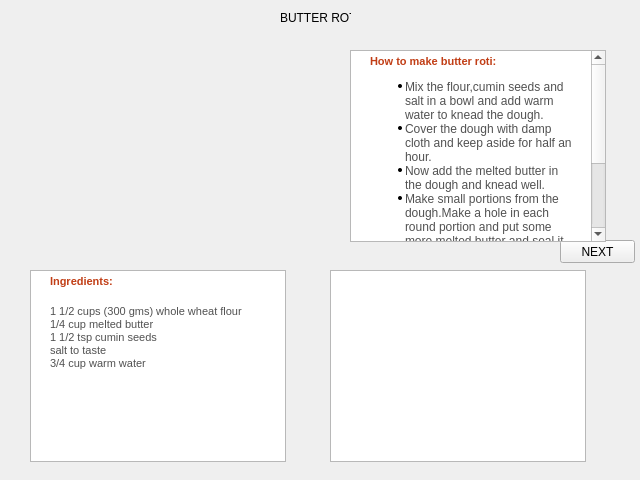
<?xml version="1.0" encoding="UTF-8"?>
<ui version="4.0">
 <class>Roti1</class>
 <widget class="QWidget" name="Roti1">
  <property name="geometry">
   <rect>
    <x>0</x>
    <y>0</y>
    <width>640</width>
    <height>480</height>
   </rect>
  </property>
  <property name="windowTitle">
   <string>Form</string>
  </property>
  <widget class="QPushButton" name="pushButton">
   <property name="geometry">
    <rect>
     <x>560</x>
     <y>240</y>
     <width>75</width>
     <height>23</height>
    </rect>
   </property>
   <property name="text">
    <string>NEXT</string>
   </property>
  </widget>
  <widget class="QLabel" name="label">
   <property name="geometry">
    <rect>
     <x>280</x>
     <y>10</y>
     <width>71</width>
     <height>16</height>
    </rect>
   </property>
   <property name="text">
    <string>BUTTER ROTi</string>
   </property>
  </widget>
  <widget class="QLabel" name="label_2">
   <property name="geometry">
    <rect>
     <x>30</x>
     <y>40</y>
     <width>281</width>
     <height>201</height>
    </rect>
   </property>
   <property name="text">
    <string/>
   </property>
   <property name="pixmap">
    <pixmap>../../Required Images/buuetr.jpg</pixmap>
   </property>
  </widget>
  <widget class="QTextBrowser" name="textBrowser">
   <property name="geometry">
    <rect>
     <x>30</x>
     <y>270</y>
     <width>256</width>
     <height>192</height>
    </rect>
   </property>
   <property name="html">
    <string>&lt;!DOCTYPE HTML PUBLIC &quot;-//W3C//DTD HTML 4.0//EN&quot; &quot;http://www.w3.org/TR/REC-html40/strict.dtd&quot;&gt;
&lt;html&gt;&lt;head&gt;&lt;meta name=&quot;qrichtext&quot; content=&quot;1&quot; /&gt;&lt;style type=&quot;text/css&quot;&gt;
p, li { white-space: pre-wrap; }
&lt;/style&gt;&lt;/head&gt;&lt;body style=&quot; font-family:'MS Shell Dlg 2'; font-size:8.25pt; font-weight:400; font-style:normal;&quot;&gt;
&lt;p style=&quot; margin-top:0px; margin-bottom:0px; margin-left:15px; margin-right:5px; -qt-block-indent:0; text-indent:0px; background-color:#ffffff;&quot;&gt;&lt;span style=&quot; font-family:'VERDANA,Arial'; font-size:8pt; font-weight:600; color:#c13e16; background-color:#ffffff;&quot;&gt;Ingredients:&lt;/span&gt;&lt;span style=&quot; font-family:'Times New Roman'; font-size:8pt; color:#000000; background-color:#ffffff;&quot;&gt; &lt;/span&gt;&lt;/p&gt;
&lt;table border=&quot;0&quot; style=&quot; margin-top:0px; margin-bottom:0px; margin-left:0px; margin-right:0px;&quot; align=&quot;right&quot; cellspacing=&quot;2&quot; cellpadding=&quot;0&quot; bgcolor=&quot;#ffffff&quot;&gt;
&lt;tr&gt;
&lt;td&gt;&lt;/td&gt;
&lt;td width=&quot;30&quot;&gt;&lt;/td&gt;&lt;/tr&gt;&lt;/table&gt;
&lt;p style=&quot; margin-top:0px; margin-bottom:0px; margin-left:15px; margin-right:10px; -qt-block-indent:0; text-indent:0px; background-color:#ffffff;&quot;&gt;&lt;span style=&quot; font-family:'verdana,Arial'; font-size:8pt; color:#515151; background-color:#ffffff;&quot;&gt;1 1/2 cups (300 gms) whole wheat flour&lt;/span&gt;&lt;span style=&quot; font-family:'verdana,Arial'; font-size:8pt; color:#515151;&quot;&gt; &lt;br /&gt;1/4 cup melted butter &lt;br /&gt;1 1/2 tsp cumin seeds &lt;br /&gt;salt to taste &lt;br /&gt;3/4 cup warm water &lt;/span&gt;&lt;/p&gt;&lt;/body&gt;&lt;/html&gt;</string>
   </property>
  </widget>
  <widget class="QTextBrowser" name="textBrowser_2">
   <property name="geometry">
    <rect>
     <x>350</x>
     <y>50</y>
     <width>256</width>
     <height>192</height>
    </rect>
   </property>
   <property name="html">
    <string>&lt;!DOCTYPE HTML PUBLIC &quot;-//W3C//DTD HTML 4.0//EN&quot; &quot;http://www.w3.org/TR/REC-html40/strict.dtd&quot;&gt;
&lt;html&gt;&lt;head&gt;&lt;meta name=&quot;qrichtext&quot; content=&quot;1&quot; /&gt;&lt;style type=&quot;text/css&quot;&gt;
p, li { white-space: pre-wrap; }
&lt;/style&gt;&lt;/head&gt;&lt;body style=&quot; font-family:'MS Shell Dlg 2'; font-size:8.25pt; font-weight:400; font-style:normal;&quot;&gt;
&lt;p style=&quot; margin-top:0px; margin-bottom:0px; margin-left:15px; margin-right:5px; -qt-block-indent:0; text-indent:0px; background-color:#ffffff;&quot;&gt;&lt;span style=&quot; font-family:'VERDANA,Arial'; font-size:8pt; font-weight:600; color:#c13e16; background-color:#ffffff;&quot;&gt;How to make butter roti:&lt;/span&gt;&lt;/p&gt;
&lt;ul style=&quot;margin-top: 0px; margin-bottom: 0px; margin-left: 0px; margin-right: 0px; -qt-list-indent: 1;&quot;&gt;&lt;li style=&quot; font-family:'Verdana,Arial'; font-size:8pt; color:#515151;&quot; style=&quot; margin-top:12px; margin-bottom:0px; margin-left:10px; margin-right:10px; -qt-block-indent:0; text-indent:0px;&quot;&gt;&lt;span style=&quot; font-size:medium;&quot;&gt;Mix the flour,cumin seeds and salt in a bowl and add warm water to knead the dough.&lt;/span&gt;&lt;/li&gt;
&lt;li style=&quot; font-family:'Verdana,Arial'; font-size:8pt; color:#515151;&quot; style=&quot; margin-top:0px; margin-bottom:0px; margin-left:10px; margin-right:10px; -qt-block-indent:0; text-indent:0px;&quot;&gt;&lt;span style=&quot; font-size:medium;&quot;&gt;Cover the dough with damp cloth and keep aside for half an hour.&lt;/span&gt;&lt;/li&gt;
&lt;li style=&quot; font-family:'Verdana,Arial'; font-size:8pt; color:#515151;&quot; style=&quot; margin-top:0px; margin-bottom:0px; margin-left:10px; margin-right:10px; -qt-block-indent:0; text-indent:0px;&quot;&gt;&lt;span style=&quot; font-size:medium;&quot;&gt;Now add the melted butter in the dough and knead well.&lt;/span&gt;&lt;/li&gt;
&lt;li style=&quot; font-family:'Verdana,Arial'; font-size:8pt; color:#515151;&quot; style=&quot; margin-top:0px; margin-bottom:0px; margin-left:10px; margin-right:10px; -qt-block-indent:0; text-indent:0px;&quot;&gt;&lt;span style=&quot; font-size:medium;&quot;&gt;Make small portions from the dough.Make a hole in each round portion and put some more melted butter and seal it.&lt;/span&gt;&lt;/li&gt;
&lt;li style=&quot; font-family:'Verdana,Arial'; font-size:8pt; color:#515151;&quot; style=&quot; margin-top:0px; margin-bottom:0px; margin-left:10px; margin-right:10px; -qt-block-indent:0; text-indent:0px;&quot;&gt;&lt;span style=&quot; font-size:medium;&quot;&gt;Roll these balls a little,put some butter and again roll it to form rotis.&lt;/span&gt;&lt;/li&gt;
&lt;li style=&quot; font-family:'Verdana,Arial'; font-size:8pt; color:#515151;&quot; style=&quot; margin-top:0px; margin-bottom:0px; margin-left:10px; margin-right:10px; -qt-block-indent:0; text-indent:0px;&quot;&gt;&lt;span style=&quot; font-size:medium;&quot;&gt;Heat the tawa and cook these rotis by spreading butter on each side.Cook till its done&lt;/span&gt;&lt;/li&gt;
&lt;li style=&quot; font-family:'Verdana,Arial'; font-size:8pt; color:#515151;&quot; style=&quot; margin-top:0px; margin-bottom:12px; margin-left:10px; margin-right:10px; -qt-block-indent:0; text-indent:0px;&quot;&gt;&lt;span style=&quot; font-size:medium;&quot;&gt;Serve hot with choice of curry dish.&lt;/span&gt;&lt;/li&gt;&lt;/ul&gt;&lt;/body&gt;&lt;/html&gt;</string>
   </property>
  </widget>
  <widget class="QTextBrowser" name="textBrowser_3">
   <property name="geometry">
    <rect>
     <x>330</x>
     <y>270</y>
     <width>256</width>
     <height>192</height>
    </rect>
   </property>
  </widget>
 </widget>
 <resources/>
 <connections/>
</ui>
